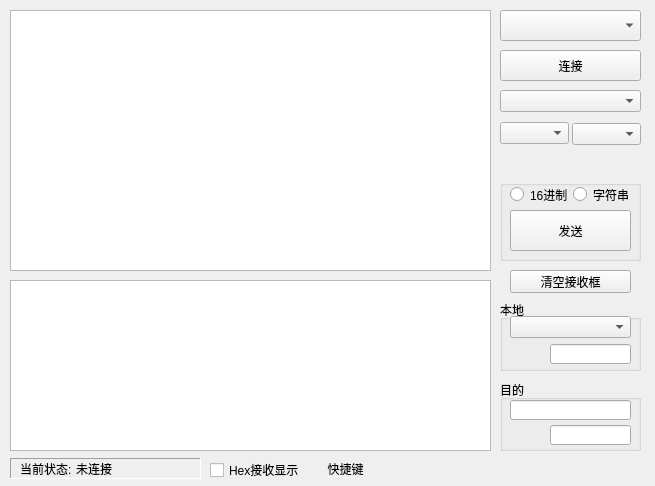
<?xml version="1.0" encoding="UTF-8"?>
<ui version="4.0">
 <class>TcpUdpComTool</class>
 <widget class="QWidget" name="TcpUdpComTool">
  <property name="geometry">
   <rect>
    <x>0</x>
    <y>0</y>
    <width>655</width>
    <height>486</height>
   </rect>
  </property>
  <property name="windowTitle">
   <string>Widget</string>
  </property>
  <widget class="QPushButton" name="pushButtonStart">
   <property name="geometry">
    <rect>
     <x>500</x>
     <y>50</y>
     <width>141</width>
     <height>31</height>
    </rect>
   </property>
   <property name="text">
    <string>连接</string>
   </property>
  </widget>
  <widget class="QPlainTextEdit" name="plainTextEditRec">
   <property name="geometry">
    <rect>
     <x>10</x>
     <y>10</y>
     <width>481</width>
     <height>261</height>
    </rect>
   </property>
  </widget>
  <widget class="QPlainTextEdit" name="plainTextEditSend">
   <property name="geometry">
    <rect>
     <x>10</x>
     <y>280</y>
     <width>481</width>
     <height>171</height>
    </rect>
   </property>
  </widget>
  <widget class="QComboBox" name="comboBoxStyle">
   <property name="geometry">
    <rect>
     <x>500</x>
     <y>10</y>
     <width>141</width>
     <height>31</height>
    </rect>
   </property>
  </widget>
  <widget class="QFrame" name="frameStatus">
   <property name="geometry">
    <rect>
     <x>10</x>
     <y>458</y>
     <width>191</width>
     <height>21</height>
    </rect>
   </property>
   <property name="frameShape">
    <enum>QFrame::Panel</enum>
   </property>
   <property name="frameShadow">
    <enum>QFrame::Sunken</enum>
   </property>
   <widget class="QLabel" name="labelStatusTag">
    <property name="geometry">
     <rect>
      <x>10</x>
      <y>0</y>
      <width>61</width>
      <height>21</height>
     </rect>
    </property>
    <property name="text">
     <string>当前状态:</string>
    </property>
   </widget>
   <widget class="QLabel" name="labelStatus">
    <property name="geometry">
     <rect>
      <x>66</x>
      <y>0</y>
      <width>121</width>
      <height>21</height>
     </rect>
    </property>
    <property name="text">
     <string>未连接</string>
    </property>
   </widget>
  </widget>
  <widget class="QComboBox" name="comboBoxClientList">
   <property name="geometry">
    <rect>
     <x>500</x>
     <y>90</y>
     <width>141</width>
     <height>22</height>
    </rect>
   </property>
  </widget>
  <widget class="QGroupBox" name="groupBox">
   <property name="geometry">
    <rect>
     <x>500</x>
     <y>180</y>
     <width>141</width>
     <height>81</height>
    </rect>
   </property>
   <property name="title">
    <string/>
   </property>
   <widget class="QRadioButton" name="radioButton16">
    <property name="geometry">
     <rect>
      <x>10</x>
      <y>4</y>
      <width>71</width>
      <height>21</height>
     </rect>
    </property>
    <property name="text">
     <string>16进制</string>
    </property>
   </widget>
   <widget class="QRadioButton" name="radioButtonString">
    <property name="geometry">
     <rect>
      <x>73</x>
      <y>4</y>
      <width>61</width>
      <height>21</height>
     </rect>
    </property>
    <property name="text">
     <string>字符串</string>
    </property>
   </widget>
   <widget class="QPushButton" name="pushButtonSend">
    <property name="geometry">
     <rect>
      <x>10</x>
      <y>30</y>
      <width>121</width>
      <height>41</height>
     </rect>
    </property>
    <property name="toolTip">
     <string>ctrl+Enter</string>
    </property>
    <property name="text">
     <string>发送</string>
    </property>
   </widget>
  </widget>
  <widget class="QCheckBox" name="checkBoxHexRec">
   <property name="geometry">
    <rect>
     <x>210</x>
     <y>460</y>
     <width>91</width>
     <height>20</height>
    </rect>
   </property>
   <property name="text">
    <string>Hex接收显示</string>
   </property>
  </widget>
  <widget class="QGroupBox" name="groupBoxLocal">
   <property name="geometry">
    <rect>
     <x>500</x>
     <y>300</y>
     <width>141</width>
     <height>71</height>
    </rect>
   </property>
   <property name="title">
    <string>本地</string>
   </property>
   <property name="flat">
    <bool>false</bool>
   </property>
   <widget class="QLineEdit" name="lineEditPortLocal">
    <property name="geometry">
     <rect>
      <x>50</x>
      <y>44</y>
      <width>81</width>
      <height>20</height>
     </rect>
    </property>
    <property name="alignment">
     <set>Qt::AlignCenter</set>
    </property>
   </widget>
   <widget class="QComboBox" name="comboBoxLocal">
    <property name="geometry">
     <rect>
      <x>10</x>
      <y>16</y>
      <width>121</width>
      <height>22</height>
     </rect>
    </property>
   </widget>
  </widget>
  <widget class="QGroupBox" name="groupBoxAim">
   <property name="geometry">
    <rect>
     <x>500</x>
     <y>380</y>
     <width>141</width>
     <height>71</height>
    </rect>
   </property>
   <property name="title">
    <string>目的</string>
   </property>
   <widget class="QLineEdit" name="lineEditPortAim">
    <property name="geometry">
     <rect>
      <x>50</x>
      <y>45</y>
      <width>81</width>
      <height>20</height>
     </rect>
    </property>
    <property name="alignment">
     <set>Qt::AlignCenter</set>
    </property>
   </widget>
   <widget class="QLineEdit" name="lineEditIpAim">
    <property name="geometry">
     <rect>
      <x>10</x>
      <y>20</y>
      <width>121</width>
      <height>20</height>
     </rect>
    </property>
    <property name="alignment">
     <set>Qt::AlignCenter</set>
    </property>
   </widget>
  </widget>
  <widget class="QToolButton" name="toolButtonShortCut">
   <property name="geometry">
    <rect>
     <x>310</x>
     <y>453</y>
     <width>71</width>
     <height>31</height>
    </rect>
   </property>
   <property name="text">
    <string>快捷键</string>
   </property>
   <property name="autoRaise">
    <bool>true</bool>
   </property>
  </widget>
  <widget class="QPushButton" name="pushButtonClearRec">
   <property name="geometry">
    <rect>
     <x>510</x>
     <y>270</y>
     <width>121</width>
     <height>23</height>
    </rect>
   </property>
   <property name="text">
    <string>清空接收框</string>
   </property>
  </widget>
  <widget class="QComboBox" name="comboComNum">
   <property name="geometry">
    <rect>
     <x>500</x>
     <y>122</y>
     <width>69</width>
     <height>22</height>
    </rect>
   </property>
  </widget>
  <widget class="QComboBox" name="comboBoxBaud">
   <property name="geometry">
    <rect>
     <x>572</x>
     <y>123</y>
     <width>69</width>
     <height>22</height>
    </rect>
   </property>
  </widget>
 </widget>
 <layoutdefault spacing="6" margin="11"/>
 <resources/>
 <connections/>
</ui>
